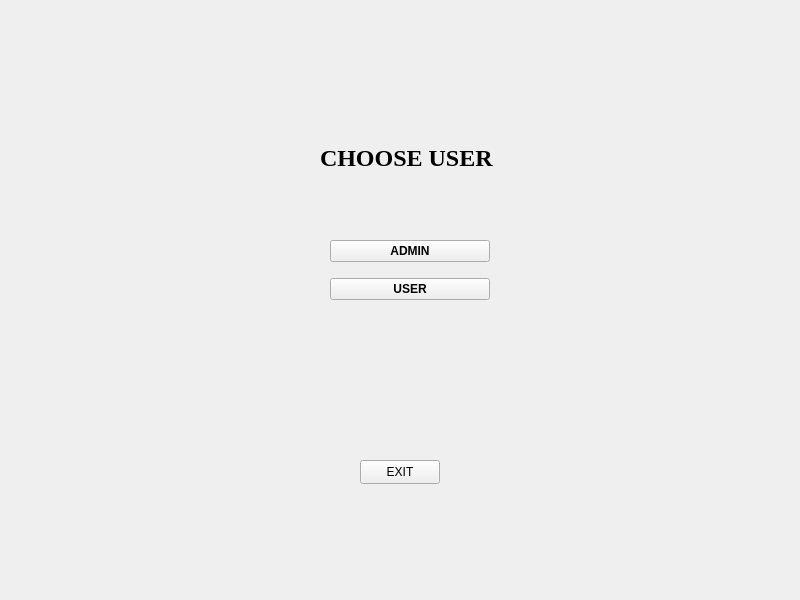
<?xml version="1.0" encoding="UTF-8"?>
<ui version="4.0">
 <class>Login</class>
 <widget class="QWidget" name="Login">
  <property name="geometry">
   <rect>
    <x>0</x>
    <y>0</y>
    <width>800</width>
    <height>600</height>
   </rect>
  </property>
  <property name="windowTitle">
   <string>Form</string>
  </property>
  <widget class="QLabel" name="label">
   <property name="geometry">
    <rect>
     <x>320</x>
     <y>150</y>
     <width>201</width>
     <height>16</height>
    </rect>
   </property>
   <property name="font">
    <font>
     <family>Times New Roman</family>
     <pointsize>18</pointsize>
     <bold>true</bold>
    </font>
   </property>
   <property name="text">
    <string>CHOOSE USER</string>
   </property>
  </widget>
  <widget class="QWidget" name="verticalLayoutWidget">
   <property name="geometry">
    <rect>
     <x>330</x>
     <y>230</y>
     <width>160</width>
     <height>80</height>
    </rect>
   </property>
   <layout class="QVBoxLayout" name="verticalLayout">
    <item>
     <widget class="QPushButton" name="ADMIN">
      <property name="font">
       <font>
        <bold>true</bold>
       </font>
      </property>
      <property name="text">
       <string>ADMIN</string>
      </property>
     </widget>
    </item>
    <item>
     <widget class="QPushButton" name="USER">
      <property name="font">
       <font>
        <bold>true</bold>
       </font>
      </property>
      <property name="text">
       <string>USER</string>
      </property>
     </widget>
    </item>
   </layout>
  </widget>
  <widget class="QPushButton" name="exit">
   <property name="geometry">
    <rect>
     <x>360</x>
     <y>460</y>
     <width>80</width>
     <height>24</height>
    </rect>
   </property>
   <property name="text">
    <string>EXIT</string>
   </property>
  </widget>
 </widget>
 <resources/>
 <connections/>
</ui>
